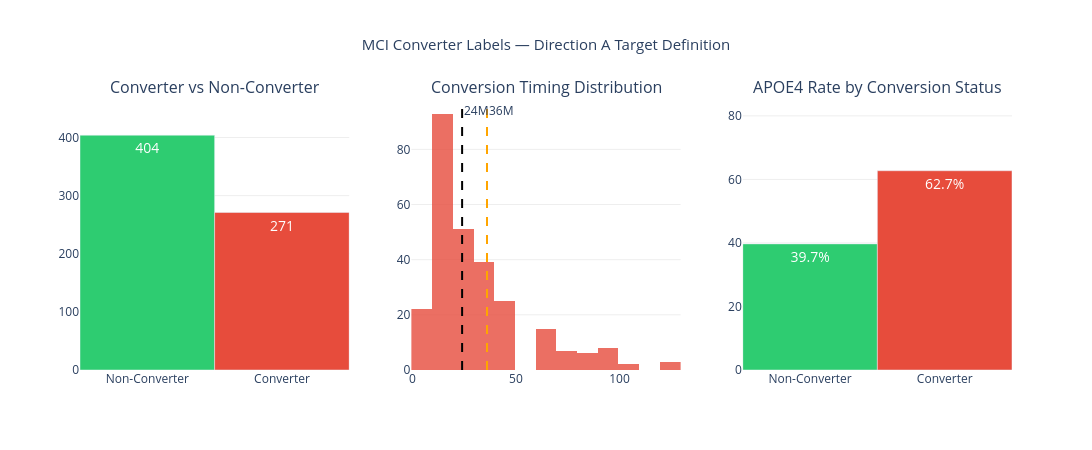

Notebook cell for this chart:
### Code cell
#Visualize converter lables 
import plotly.graph_objects as go
from plotly.subplots import make_subplots
import numpy as np

mci = pd.read_csv(os.path.join(DATA, 'mci_with_labels.csv'))

fig = make_subplots(rows=1, cols=3,
    subplot_titles=[
        'Converter vs Non-Converter',
        'Conversion Timing Distribution', 
        'APOE4 Rate by Conversion Status'
    ])

# 1. Converter pie/bar
counts = mci['CONVERTER'].value_counts().reindex([0,1])
fig.add_trace(go.Bar(
    x=['Non-Converter', 'Converter'],
    y=counts.values,
    marker_color=['#2ecc71','#e74c3c'],
    text=counts.values, textposition='inside',
    textfont=dict(color='white', size=14),
    showlegend=False
), row=1, col=1)
fig.update_yaxes(range=[0, counts.max()*1.15], row=1, col=1)

# 2. Conversion timing histogram
conv_times = mci[mci['CONVERTER']==1]['CONV_MONTH'].dropna()
fig.add_trace(go.Histogram(
    x=conv_times, nbinsx=15,
    marker_color='#e74c3c', opacity=0.8,
    showlegend=False,
    name='Conversion month'
), row=1, col=2)
fig.add_vline(x=24, line_dash='dash', line_color='black',
              annotation_text='24M', row=1, col=2)
fig.add_vline(x=36, line_dash='dash', line_color='orange',
              annotation_text='36M', row=1, col=2)

# 3. APOE4 rate by conversion status
apoe_rate = mci.groupby('CONVERTER')['APOE4'].mean() * 100
fig.add_trace(go.Bar(
    x=['Non-Converter', 'Converter'],
    y=[apoe_rate[0], apoe_rate[1]],
    marker_color=['#2ecc71','#e74c3c'],
    text=[f'{apoe_rate[0]:.1f}%', f'{apoe_rate[1]:.1f}%'],
    textposition='inside',
    textfont=dict(color='white', size=14),
    showlegend=False
), row=1, col=3)
fig.update_yaxes(range=[0, 85], row=1, col=3)

fig.update_layout(
    height=450, width=1100,
    title_text='MCI Converter Labels — Direction A Target Definition',
    title_x=0.5, title_font_size=15,
    paper_bgcolor='white', plot_bgcolor='white'
)
fig.update_xaxes(showgrid=False)
fig.update_yaxes(showgrid=True, gridcolor='#eeeeee')

fig.write_html('02_converter_labels.html')
print("✅ Saved: 02_converter_labels.html")

# Print key stats
print(f"\nKey stats for DAAD application:")
print(f"  Total MCI with follow-up: {len(mci)}")
print(f"  Converters: {mci['CONVERTER'].sum()} ({mci['CONVERTER'].mean()*100:.1f}%)")
print(f"  24M converters: {mci['CONV_24M'].sum()} ({mci['CONV_24M'].mean()*100:.1f}%)")
print(f"  APOE4 in converters:     {mci[mci['CONVERTER']==1]['APOE4'].mean()*100:.1f}%")
print(f"  APOE4 in non-converters: {mci[mci['CONVERTER']==0]['APOE4'].mean()*100:.1f}%")
fig.show()

### Figure 1 — Plotly figure (JSON) as saved in the notebook; plotly's stock layout.template omitted (floating-point values rounded to 4 significant figures; data arrays with more than 128 entries replaced by an {"elided": "..."} marker saying what was removed)
{"data": [{"marker": {"color": ["#2ecc71", "#e74c3c"]}, "showlegend": false, "text": [404, 271], "textfont": {"color": "white", "size": 14}, "textposition": "inside", "type": "bar", "x": ["Non-Converter", "Converter"], "xaxis": "x", "y": [404, 271], "yaxis": "y"}, {"marker": {"color": "#e74c3c"}, "name": "Conversion month", "nbinsx": 15, "opacity": 0.8, "showlegend": false, "type": "histogram", "x": {"elided": "271 int values"}, "xaxis": "x2", "yaxis": "y2"}, {"marker": {"color": ["#2ecc71", "#e74c3c"]}, "showlegend": false, "text": ["39.7%", "62.7%"], "textfont": {"color": "white", "size": 14}, "textposition": "inside", "type": "bar", "x": ["Non-Converter", "Converter"], "xaxis": "x3", "y": [39.7, 62.73], "yaxis": "y3"}], "layout": {"annotations": [{"font": {"size": 16}, "showarrow": false, "text": "Converter vs Non-Converter", "x": 0.1444, "xanchor": "center", "xref": "paper", "y": 1, "yanchor": "bottom", "yref": "paper"}, {"font": {"size": 16}, "showarrow": false, "text": "Conversion Timing Distribution", "x": 0.5, "xanchor": "center", "xref": "paper", "y": 1, "yanchor": "bottom", "yref": "paper"}, {"font": {"size": 16}, "showarrow": false, "text": "APOE4 Rate by Conversion Status", "x": 0.8556, "xanchor": "center", "xref": "paper", "y": 1, "yanchor": "bottom", "yref": "paper"}, {"showarrow": false, "text": "24M", "x": 24, "xanchor": "left", "xref": "x2", "y": 1, "yanchor": "top", "yref": "y2 domain"}, {"showarrow": false, "text": "36M", "x": 36, "xanchor": "left", "xref": "x2", "y": 1, "yanchor": "top", "yref": "y2 domain"}], "height": 450, "paper_bgcolor": "white", "plot_bgcolor": "white", "shapes": [{"line": {"color": "black", "dash": "dash"}, "type": "line", "x0": 24, "x1": 24, "xref": "x2", "y0": 0, "y1": 1, "yref": "y2 domain"}, {"line": {"color": "orange", "dash": "dash"}, "type": "line", "x0": 36, "x1": 36, "xref": "x2", "y0": 0, "y1": 1, "yref": "y2 domain"}], "title": {"font": {"size": 15}, "text": "MCI Converter Labels — Direction A Target Definition", "x": 0.5}, "width": 1100, "xaxis": {"anchor": "y", "domain": [0, 0.2889], "showgrid": false}, "xaxis2": {"anchor": "y2", "domain": [0.3556, 0.6444], "showgrid": false}, "xaxis3": {"anchor": "y3", "domain": [0.7111, 1], "showgrid": false}, "yaxis": {"anchor": "x", "domain": [0, 1], "gridcolor": "#eeeeee", "range": [0, 464.6], "showgrid": true}, "yaxis2": {"anchor": "x2", "domain": [0, 1], "gridcolor": "#eeeeee", "showgrid": true}, "yaxis3": {"anchor": "x3", "domain": [0, 1], "gridcolor": "#eeeeee", "range": [0, 85], "showgrid": true}}}
